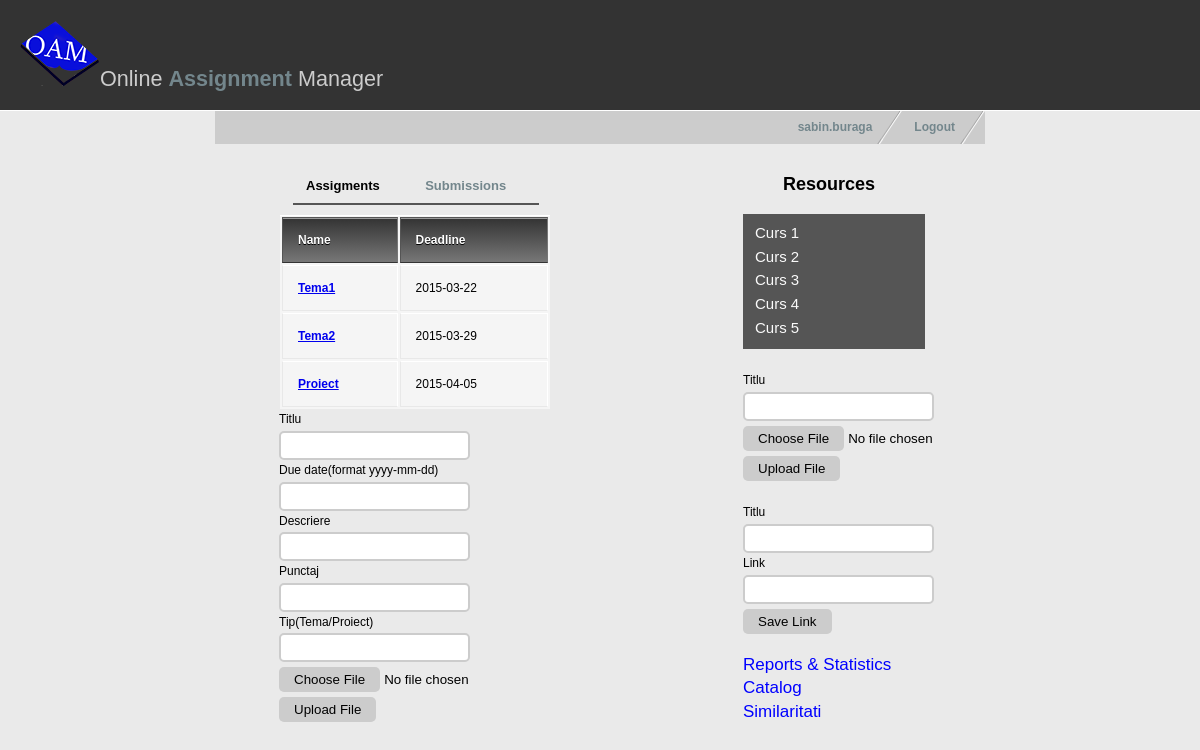
The page /profesorcourse.php?name=Tehnologii Web (signed in) on the database its author committed.
### tables this page shows
CREATE TABLE Assignment(
  IdAssignment INT(10) PRIMARY KEY,
  IdMaterie INT(10) NOT NULL,
  Titlu VARCHAR(30) NOT NULL,
  Descriere VARCHAR(255),
  AssignDate DATE NOT NULL,
  DueDate DATE NOT NULL,
  Punctaj DECIMAL(3) NOT NULL,
  Path VARCHAR(255),
  FOREIGN KEY(IdMaterie) REFERENCES Materie(IdMaterie)
  );

CREATE TABLE Resource(
  IdResursa INT(10) PRIMARY KEY,
  Nume VARCHAR(50) NOT NULL,
  IdMaterie INT(10) NOT NULL,
  Path VARCHAR(255),
  FOREIGN KEY(IdMaterie) REFERENCES Materie(IdMaterie)
  );

### profesorcourse.php (the view, shortened to what this page needs)
<!DOCTYPE html>
<?php
  $username = $_SESSION['username'];
  $numemat=$_GET["name"];
?>
<html xmlns="http://www.w3.org/1999/xhtml" xml:lang="en" lang="en">
<head>
<link href="style.css" rel="stylesheet" type="text/css" />
</head>
<body>
<div id="header">
  <h1><img src="images/oamlogo3.png" alt="" />Online <span style="font-weight:bold; color:#73868C;">Assignment</span> Manager</h1>
</div>
<div id="container">
    <ul id="nav">
	  <li><a href="index.html">Logout</a></li>
      <li><a href="profindex.php"><?php echo $username ?></a></li>
    </ul>
  <div id="contentleft">
    <ul id="nav2" style="margin-left: 30px">
      <li><a href="#" style="color: #000;">Assigments</a></li>
      <li><a href="profsubs.php?name=<?php print $numemat?>">Submissions</a></li>
    </ul>
    <table>
      <thead>
        <tr>
          <th>Name</th>
          <th>Deadline</th>
        </tr>
      </thead>
      <tbody>
	  <?php
		$result = mysql_query("select assignment.titlu as t,assignment.path as p,assignment.duedate as d
			from assignment JOIN materie ON materie.IdMaterie=assignment.IdMaterie
			where materie.nume='$numemat';");
		while($line = mysql_fetch_array($result, MYSQL_ASSOC)) {
	  ?>
		<tr>
          <td><a href="<?php print $line["p"]?>"><strong><?php print $line["t"]?></strong></a></td>
          <td><?php print $line["d"]?></td>
        </tr>
    <?php }?>
      </tbody>
    </table>
    <form action="uploadprofassign.php" method="post" enctype='multipart/form-data' class="formular">
		  Titlu <br><input type="text" name="titlu"><br>
		  Due date(format yyyy-mm-dd) <input type="text" name="duedate"><br>
		  Descriere <br><input type="text" name="descriere"><br>
		  Punctaj <br><input type="text" name="punctaj">
		  Tip(Tema/Proiect) <br><input type="text" name="tip">
		  <input type="file" name="uploadFile" class="file-upload">
		  <input type="submit"  name="submit" value="Upload File" class="submit-upload">
	</form>
  </div>
  <div id="contentright">
    <h3 id="res">Resources</h3>
    <ul id="resources">
	<?php
		$result = mysql_query("select resource.nume as n,resource.path as p
			from resource JOIN materie ON materie.IdMaterie=resource.IdMaterie
			where materie.nume='$numemat';");
		while($line = mysql_fetch_array($result, MYSQL_ASSOC)) {
	?>
		<li><a href="<?php print $line["p"]?>"><?php print $line["n"]?></a></li>
    <?php }?>
    </ul>
	<form action="uploadprofcurs.php" method="post" enctype='multipart/form-data'><br>
		Titlu <br><input type="text" name="nume">
		<input type="file" name="uploadFile" class="file-upload">
		<input type="submit"  name="submit" value="Upload File" class="submit-upload">
	</form>
	<form action="uploadprofcurslink.php" method="post"><br>
		Titlu <br><input type="text" name="nume"><br>
		Link <br><input type="text" name="link">
    <input type="submit"  name="submit" value="Save Link" class="submit-upload">
	</form>
	<div id="reportdiv">
    <a href="testraport.php" id="reports" target="_blank">Reports &amp; Statistics</a><br />
    <a href="profcatalog.php?name=<?php print $numemat?>" id="reports" target="_blank">Catalog</a><br />
    <a href="similaritati.php" id="reports" target="_blank">Similaritati</a>
  </div>
  </div>
</div>
</body>
</html>

### style.css (style rules this page uses)
body { margin: 0; padding: 0; font: 75% tahoma, Verdana, Arial, sans-serif; line-height: 1.8em; background: #eaeaea url(images/bg.jpg) top left repeat-x; }
#header { background: #333; padding: 20px; border-bottom: 1px solid #fff; }
#header h1 { padding: 0; margin: 0; font-family: Georgia, sans-serif; font-weight: normal; font-size: 180%; color: #ccc; }
#container { width: 770px; margin: 0 auto; padding: 0; }
#nav { float: right; width: 100%; margin: 0; padding: 0px; list-style: none; background: #ccc; }
#nav li { float: right; margin: 0; padding: 0; }
#nav a { float:left; display: block; padding: 0.5em 2.5em 0.5em 1em; text-decoration: none; font-weight: bold; font-size: 100%; color: #73868c; background: #ccc url(images/nav_slant.gif) no-repeat top right; }
#nav2 { width: 100%; padding: 0; list-style: none; padding: 0 0 0 3em; }
#nav2 a { float: left; display: block; padding: 0.7em 2.5em 0.5em 1em; text-decoration: none; font-weight: bold; font-size: 100%; color: #73868c; border-bottom: 2px solid #555; margin-bottom:10px; font-size: 13px; }
#contentleft { float: left; margin-top: 10px; width: 450px; padding: 0 1em 1em 1em; }
#contentright { margin-top: 0px; float: right; width: 230px; padding: 1em 1em 1em 2em; }
table { background: #f5f5f5; border-collapse: separate; box-shadow: inset 0 1px 0 #fff; font-size: 12px; line-height: 24px; margin-left: 53px; text-align: left; width: 270px; }
th { background: linear-gradient(#333, #777); border-left: 1px solid #555; border-right: 1px solid #777; border-top: 1px solid #555; border-bottom: 1px solid #333; box-shadow: inset 0 1px 0 #999; color: #fff; font-weight: bold; padding: 10px 15px; position: relative; text-shadow: 0 1px 0 #000; }
td { border-right: 1px solid #fff; border-left: 1px solid #e8e8e8; border-top: 1px solid #fff; border-bottom: 1px solid #e8e8e8; padding: 10px 15px; position: relative; }
#reports { font-size: 17px; color: blue; text-decoration: none; }
#reportdiv { margin-top: 20px; }
h1 { font-family: Georgia, serif; font-size: 180%; padding: 30px 0 10px 0; color: #73868c; }
#res { font-family: helvetica, Verdana, Arial; font-size: 18px; padding-left: 40px; }
#resources { width: 170px; list-style: none; margin: 0; padding: 0; background: #303030; opacity: 0.8; padding: 0.7em 0em 0.7em 1em; }
#resources a { text-decoration: none; color: #FFF; font-size: 15px; }
form input[type=text] { padding:5px; border:2px solid #ccc; -webkit-border-radius: 5px; border-radius: 5px; }
.submit-upload { margin-top: 5px; padding:5px 15px; background:#ccc; border:0 none; cursor:pointer; -webkit-border-radius: 5px; border-radius: 5px; }
.formular { width: 250px; margin-left: 52px; }

### rows shown on the page
assignment: Titlu "Tema1", DueDate "2015-03-22"
assignment: Titlu "Tema2", DueDate "2015-03-29"
assignment: Titlu "Proiect", DueDate "2015-04-05"
resource: Nume "Curs 1"
resource: Nume "Curs 2"
resource: Nume "Curs 3"
resource: Nume "Curs 4"
resource: Nume "Curs 5"

### other values the page prints
$username "sabin.buraga"
